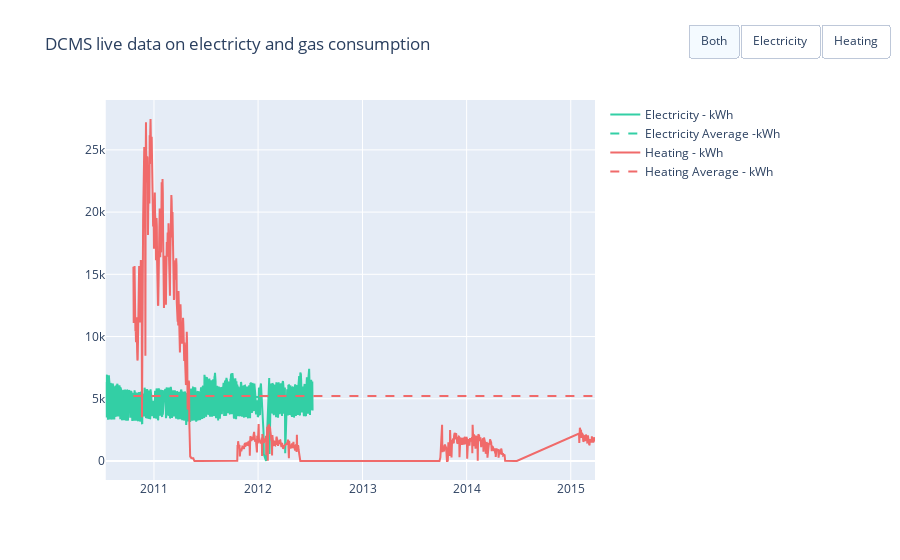

The cell this chart's notebook holds for it:
### Code cell
import plotly.graph_objects as go
import pandas as pd
import numpy as np

fig = go.Figure()

fig.add_trace(
    go.Scatter(x=x_elec,
               y=y_elec,
               name="Electricity - kWh",
               line=dict(color="#33CFA5")))
fig.add_trace(
    go.Scatter(x=x_elec,
               y=[np.mean(y_elec)]*len(x_elec),
               name="Electricity Average -kWh",
               #visible=False,
               line=dict(color="#33CFA5",dash="dash")))
fig.add_trace(
    go.Scatter(x=x_heat,
               y=y_heat,
               name="Heating - kWh",
               line=dict(color="#F06A6A")))
fig.add_trace(
    go.Scatter(x=x_heat,
               y=[np.mean(y_heat)]*len(x_heat),
               name="Heating Average - kWh",
               #visible=False,
               line=dict(color="#F06A6A", dash="dash")))


# Add Annotations and Buttons
maxmum=np.max(y_elec)
minmun=np.min(y_elec)
high_annotations = [dict(x=x_elec[y_elec.index(maxmum)],
                         y=maxmum,
                         xref="x", yref="y",
                         text="Electricity Max:<br> %.2f" % maxmum,
                         ax=0, ay=-40),
                    dict(x=x_elec[y_elec.index(minmun)],
                         y=minmun,
                         xref="x", yref="y",
                         text="Electricity Min:<br> %.2f" % minmun,
                         ax=0, ay=-40),
                    dict(x=x_elec[1],
                         y=np.mean(y_elec),
                         xref="x", yref="y",
                         text="Average:<br> %.2f" % np.mean(y_elec),
                         ax=0, ay=-40)]
maxmum=np.max(y_heat)
minmun=np.min(y_heat)

low_annotations = [dict(x=x_heat[y_heat.index(maxmum)],
                         y=maxmum,
                         xref="x", yref="y",
                         text="Electricity Max:<br> %.2f" % maxmum,
                         ax=0, ay=-40),
                    dict(x=x_heat[y_heat.index(minmun)],
                         y=minmun,
                         xref="x", yref="y",
                         text="Electricity Min:<br> %.2f" % minmun,
                         ax=0, ay=-40),
                   dict(x=x_heat[1],
                         y=np.mean(y_heat),
                         xref="x", yref="y",
                         text="Average:<br> %.2f" % np.mean(y_heat),
                         ax=0, ay=-40)]

all_annotations = [dict(x=x_elec[1],
                         y=np.mean(y_elec),
                         xref="x", yref="y",
                         text="Electricity,Average:<br> %.2f" % np.mean(y_elec),
                         ax=0, ay=-40),
                   dict(x=x_heat[-2],
                         y=np.mean(y_heat),
                         xref="x", yref="y",
                         text="Heating Average:<br> %.2f" % np.mean(y_heat),
                         ax=0, ay=-40)]


fig.update_layout(
    updatemenus=[
        dict(
            type="buttons",
            direction="right",
            active=0,
            x=1.57,
            y=1.2,
            buttons=list([
                dict(label="Both",
                     method="update",
                     args=[{"visible": [True, True, True, True]},
                           {"title": "DCMS live data on electricty and heating",
                            "annotations":all_annotations
                           }]),
                dict(label="Electricity",
                     method="update",
                     args=[{"visible": [True, True, False,False]},
                           {"title": "DCMS Electricity"
                            ,"annotations": high_annotations
                           }]),
                dict(label="Heating",
                     method="update",
                     args=[{"visible": [False,False,True,True]},
                           {"title": "DCMS Heating",
                            "annotations": low_annotations
                           }])
            ]),
        )
    ])

# Set title
fig.update_layout(
    title_text="DCMS live data on electricty and gas consumption",
    xaxis_domain=[0.05, 1.0]
)

fig.show()

### Figure 1 — Plotly figure (JSON) as saved in the notebook; plotly's stock layout.template omitted (floating-point values rounded to 4 significant figures; data arrays with more than 128 entries replaced by an {"elided": "..."} marker saying what was removed)
{"data": [{"line": {"color": "#33CFA5"}, "name": "Electricity - kWh", "type": "scatter", "x": {"elided": "689 str values"}, "y": {"elided": "689 float values"}}, {"line": {"color": "#33CFA5", "dash": "dash"}, "name": "Electricity Average -kWh", "type": "scatter", "x": {"elided": "689 str values"}, "y": {"elided": "689 float values"}}, {"line": {"color": "#F06A6A"}, "name": "Heating - kWh", "type": "scatter", "x": {"elided": "708 str values"}, "y": {"elided": "708 int values"}}, {"line": {"color": "#F06A6A", "dash": "dash"}, "name": "Heating Average - kWh", "type": "scatter", "x": {"elided": "708 str values"}, "y": {"elided": "708 float values"}}], "layout": {"title": {"text": "DCMS live data on electricty and gas consumption"}, "updatemenus": [{"active": 0, "buttons": [{"args": [{"visible": [true, true, true, true]}, {"annotations": [{"ax": 0, "ay": -40, "text": "Electricity,Average:<br> 5135.38", "x": "2010-07-17", "xref": "x", "y": 5135.0, "yref": "y"}, {"ax": 0, "ay": -40, "text": "Heating Average:<br> 5227.81", "x": "2015-03-26", "xref": "x", "y": 5228.0, "yref": "y"}], "title": "DCMS live data on electricty and heating"}], "label": "Both", "method": "update"}, {"args": [{"visible": [true, true, false, false]}, {"annotations": [{"ax": 0, "ay": -40, "text": "Electricity Max:<br> 7415.00", "x": "2012-06-28", "xref": "x", "y": 7415, "yref": "y"}, {"ax": 0, "ay": -40, "text": "Electricity Min:<br> 10.00", "x": "2012-01-29", "xref": "x", "y": 10, "yref": "y"}, {"ax": 0, "ay": -40, "text": "Average:<br> 5135.38", "x": "2010-07-17", "xref": "x", "y": 5135.0, "yref": "y"}], "title": "DCMS Electricity"}], "label": "Electricity", "method": "update"}, {"args": [{"visible": [false, false, true, true]}, {"annotations": [{"ax": 0, "ay": -40, "text": "Electricity Max:<br> 27480.00", "x": "2010-12-20", "xref": "x", "y": 27480, "yref": "y"}, {"ax": 0, "ay": -40, "text": "Electricity Min:<br> 1.00", "x": "2012-05-29", "xref": "x", "y": 1, "yref": "y"}, {"ax": 0, "ay": -40, "text": "Average:<br> 5227.81", "x": "2010-10-22", "xref": "x", "y": 5228.0, "yref": "y"}], "title": "DCMS Heating"}], "label": "Heating", "method": "update"}], "direction": "right", "type": "buttons", "x": 1.57, "y": 1.2}], "xaxis": {"domain": [0.05, 1]}}}
